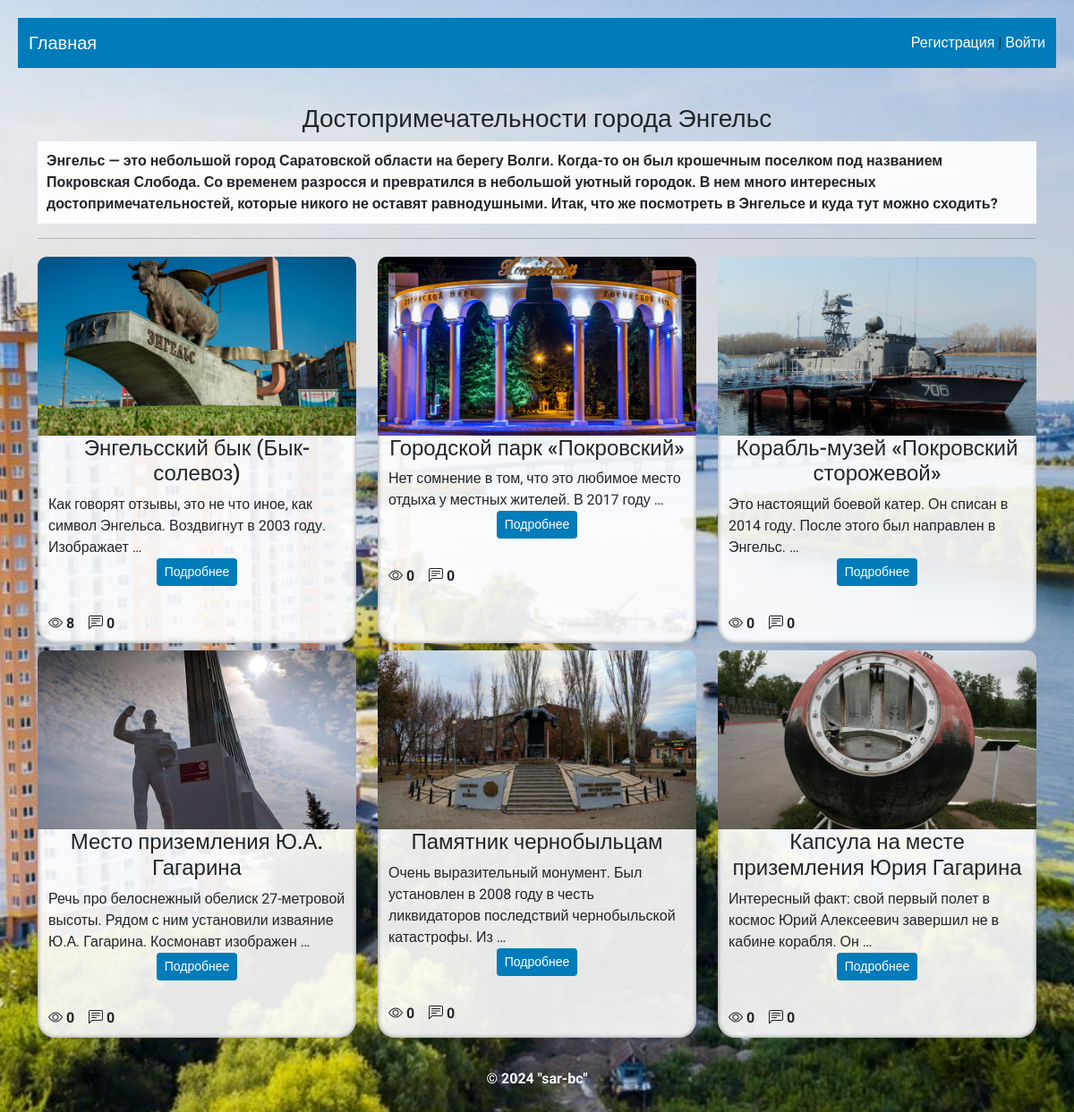
Before: / with the older database file.
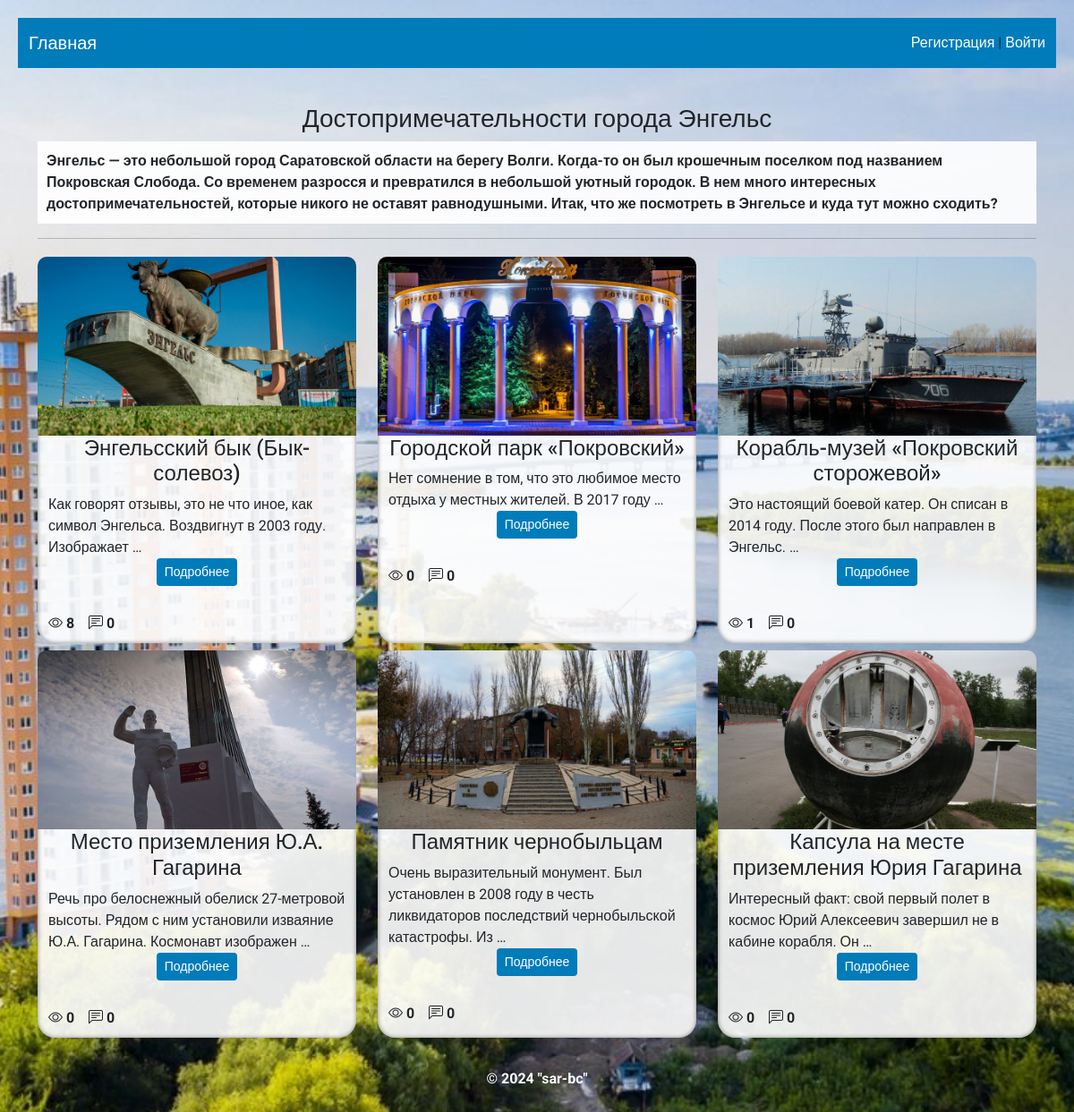
After: the same page with the newer database file.
### city/models.py (models this page shows, shortened)
class Posts(models.Model):
    title = models.CharField(max_length=100, verbose_name="Назвагиестатьи")
    body = models.TextField(verbose_name="Текст статьи")
    image = models.ImageField(upload_to='city/images/', verbose_name="Фото")
    views = models.IntegerField(verbose_name="Количество просмотров")
    user = models.ForeignKey(User, on_delete=models.CASCADE, verbose_name="Автор")
    class Meta:
        verbose_name = "Пост"
        verbose_name_plural = "Посты"

### city/views.py (the view)
# urls.py: path('', views.index, name='home'),
def index(request):
    posts = Posts.objects.all()
    context = {
        'title': 'Главная',
        'posts': posts,
    }
    return render(request, 'city/index.html', context=context)

### city/templates/city/index.html (shortened to what this page needs)
{% extends 'city/base.html' %}
{% load static %}
{% block content %}
<div class="container">
    <h3 class="title">Достопримечательности города Энгельс</h3>
    <p class="title_about">Энгельс — это небольшой город Саратовской области на берегу Волги. Когда-то он был крошечным
        поселком под названием Покровская Слобода. Со временем разросся и превратился в небольшой уютный городок. В нем
        много интересных достопримечательностей, которые никого не оставят равнодушными. Итак, что же посмотреть в
        Энгельсе и куда тут можно сходить?
    </p>
    <hr/>
    <div class="row">
        {% for p in posts %}
        <div class="col-md-4 col-sm-12 py-1">
            <div class="container box box-fon h-100">
                <div class="row">
                    <div class="col img-box150" style="background-image: url({{p.image.url}});"></div>
                </div>
                <div class="row">
                    <div class="col">
                        <div class="box-content">
                            <h4 class="text-m text-center">{{p.title}}</h4>
                        </div>
                    </div>
                </div>
                <div class="row ">
                    <div class="col ">
                        <div class="box-content">
                            {{p.body|safe|truncatewords:15}}
                        </div>
                    </div>
                </div>
                <div class="row">
                    <div class="col text-center ">
                        <a class="btn btn-sm btn-card" href="{% url 'show_post' p.id %}">Подробнее</a>
                    </div>
                    <hr class="space m"/>
                    <div class="row">
                        <div class="col">
                            <i class="bi bi-eye"></i><b> {{p.views}}</b>
                            <i class="bi bi-chat-left-text"></i> <b>0</b>
                        </div>
                    </div>
                </div>
            </div>
        </div>
        {% endfor %}
    </div>
</div>
{% endblock %}

### city/templates/city/base.html (shortened to what this page needs)
<!DOCTYPE html>
{% load static %}
<html lang="en">
<head>
    <link rel="stylesheet" href="{% static 'city/css/bootstrap.min.css' %}">
    <link rel="stylesheet" href="{% static 'city/css/style.css' %}">
    <link rel="stylesheet" href="https://cdn.jsdelivr.net/npm/bootstrap-icons@1.11.3/font/bootstrap-icons.min.css">
</head>
<body>
<div class="wrapper">
    <header class="header">
            <nav class="navbar navbar-expand-lg ">
                <div class="container-fluid">
                    <a class="navbar-brand" href="{% url 'home' %}">Главная</a>
                    <div class="collapse navbar-collapse" id="navbarSupportedContent">
                        <ul class="nav navbar-nav navbar-right">
                            {% if request.user.is_authenticated %}
                            <li class="nav-item">
                                <span class="nav_a"><b>{{user.username}}</b> |</span> <b><a class="nav_a" href="{% url 'logoutuser' %}">Выйти</a></b>
                            </li>
                            {% else %}
                            <li class="nav-item"><a class="nav_a" href="{%url 'registration'%}">Регистрация</a> | <a class="nav_a" href="{% url 'loginuser' %}">Войти</a></li>
                            {% endif %}
                        </ul>
                    </div>
                </div>
            </nav>
    </header>
    <main class="main">
        {% block content %}
        {% endblock %}
    </main>
    <footer class="footer">&copy; 2024 &quot;sar-bc&quot;</footer>
</div>
</body>
</html>

### city/static/city/css/style.css (style rules this page uses)
:root { --nav-item-green: green; --bg-fon-navbar: #007cba; --light-color: #fff; --dropdown-item: #007cba; --dropdown-item-hover: #007cba; --text-color: #4c4c4c; --bs-link-color: #007cba; --bs-link-hover-color: #007cba; --bs-pagination-active-bg: #007cba; --bs-pagination-active-bg: #007cba; --bs-pagination-active-border-color: #007cba; --bs-pagination-active-bg: #007cba; --bs-pagination-active-border-color: #007cba; }
body { font-family: "Roboto", sans-serif; background-image: url("../img/Engels_46.jpg"); background-repeat: no-repeat; background-position: center center; background-attachment: fixed; background-size: cover; min-width: 320px; margin: 0; padding: 0; box-sizing: border-box; }
html, body { height: 100%; }
.wrapper { min-height: 100%; display: flex; flex-direction: column; }
main.main { flex: 1 1 auto; }
.header { margin: 20px; }
.navbar { background: var(--bg-fon-navbar, #fff); }
.nav-link, .navbar-brand { color: var(--light-color, #fff); cursor: pointer; border-radius: 20px; }
.navbar-collapse { justify-content: center; }
.nav_a { color: var(--light-color, #fff); border-radius: 20px; text-decoration: none; }
.img-box150 { border-top-left-radius: 10px; border-top-right-radius: 10px; background-size: cover; background-position: center center; height: 200px; max-height: 200px !important; }
.box { margin-bottom: 10px; box-shadow: inset 0 0 5px gray; border-radius: 20px; }
hr.space { border: none !important; clear: both; height: 70px; margin: 0; }
hr.space.m { height: 30px; }
.box-fon { background-color: rgba(255, 255, 255, 0.9); }
.btn-card { background: var(--bg-fon-navbar, #fff); color: var(--light-color, #fff); }
.title { text-align: center; margin-top: 20px; }
.footer { text-align: center; color: #fff; font-weight: bold; margin: 30px; }
.title_about { font-weight: bold; background-color: rgba(255, 255, 255, 0.9); padding: 10px; }

Changed rows visible on the page:
changed Posts "Корабль-музей «Покровский сторожевой»": views "0" → "1"
